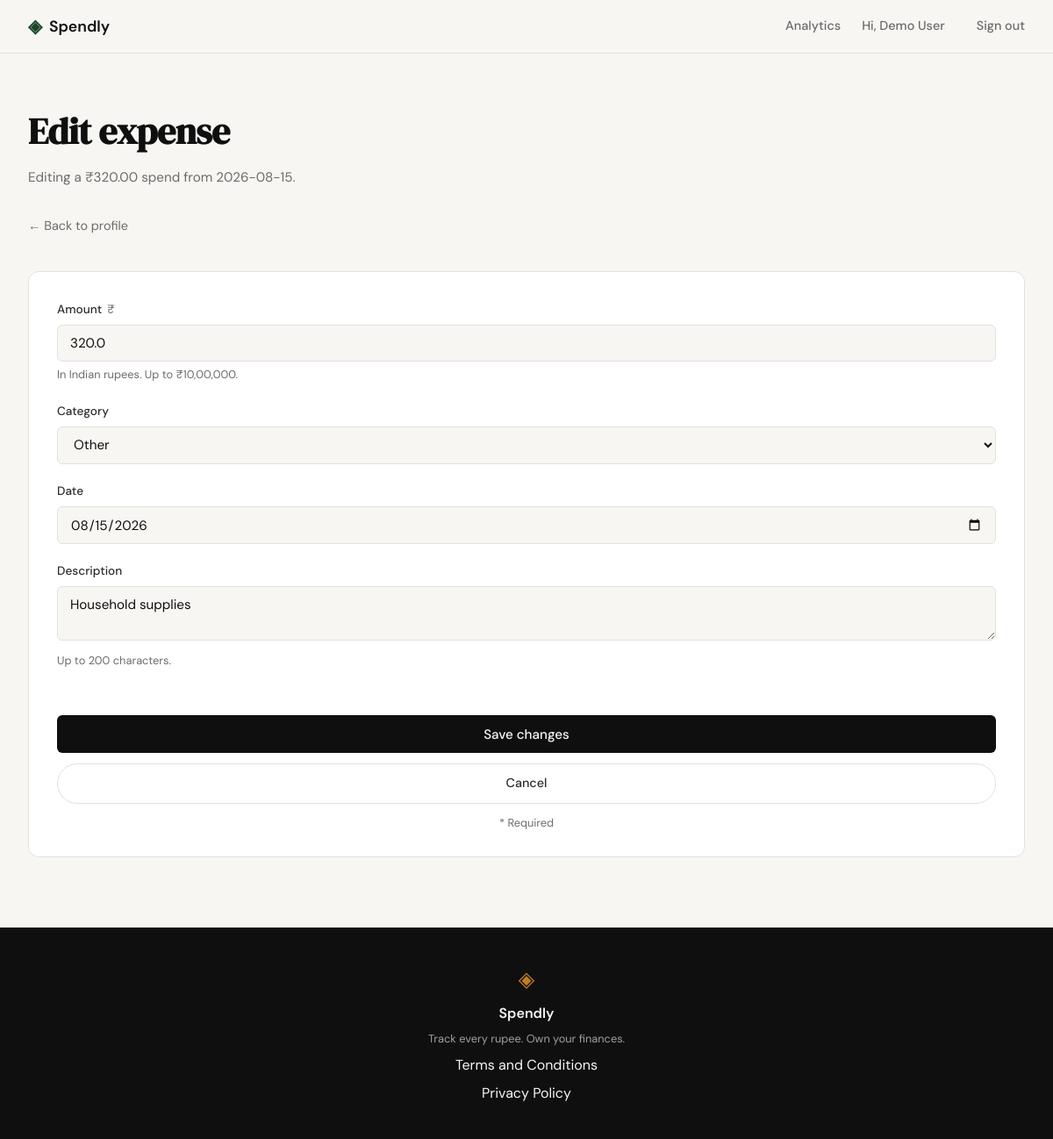
Screenshot of /expenses/7/edit (signed in) with the database file from the repository.
### tables this page shows
CREATE TABLE expenses (
    id INTEGER PRIMARY KEY AUTOINCREMENT,
    user_id INTEGER NOT NULL,
    amount REAL NOT NULL,
    category TEXT NOT NULL,
    date TEXT NOT NULL,
    description TEXT,
    created_at TEXT DEFAULT (datetime('now')),
    FOREIGN KEY (user_id) REFERENCES users(id)
);

### app.py (the view, shortened to what this page needs)
@app.route("/expenses/<int:id>/edit", methods=["GET", "POST"])
def edit_expense(id):
    if not session.get("user_id"):
        return redirect(url_for("login"))
    expense = get_expense_by_id(id, session["user_id"])
    if expense is None:
        abort(404)
    today = _today().isoformat()
    if request.method == "GET":
        return render_template(
            "edit_expense.html",
            expense=expense,
            today=today,
            amount=str(expense["amount"]),
            category=expense["category"],
            date=expense["date"],
            description=expense["description"] or "",
            CATEGORIES=CATEGORIES,
        )

### app.py (called while the page is built)
def _today():
    return date.today()

### database/db.py (called while the page is built)
def get_db():
    conn = sqlite3.connect(DB_PATH)
    conn.row_factory = sqlite3.Row
    conn.execute("PRAGMA foreign_keys = ON")
    return conn

def get_expense_by_id(expense_id, user_id):
    conn = get_db()
    try:
        return conn.execute(
            "SELECT id, user_id, amount, category, date, description "
            "FROM expenses "
            "WHERE id = ? AND user_id = ?",
            (expense_id, user_id),
        ).fetchone()
    finally:
        conn.close()

### templates/edit_expense.html (shortened to what this page needs)
{% extends "base.html" %}
{% block content %}
<section class="profile-section add-expense-page">
    <div class="profile-header">
        <h1 class="profile-title">Edit expense</h1>
        <p class="profile-subtitle">
            {% if error %}
                Editing expense. Correct the issue below and save again.
            {% else %}
                Editing a ₹{{ "%.2f"|format(expense.amount) }} spend from {{ expense.date }}.
            {% endif %}
        </p>
    </div>
    <p class="add-expense-back"><a href="{{ url_for('profile') }}">&#8592; Back to profile</a></p>
    <div class="profile-card add-expense-card">
        <form method="post" action="{{ url_for('edit_expense', id=expense.id) }}" class="add-expense-form" novalidate>
            <div class="form-group">
                <label for="amount" class="form-field-label">Amount <span class="add-expense-prefix">₹</span></label>
                <input
                    type="number"
                    name="amount"
                    id="amount"
                    step="0.01"
                    min="0.01"
                    max="1000000"
                    required
                    value="{{ amount or '' }}"
                    class="form-input form-field-input"
                    placeholder="0.00"
                >
                <p class="add-expense-hint">In Indian rupees. Up to ₹10,00,000.</p>
            </div>
            <div class="form-group">
                <label for="category" class="form-field-label">Category</label>
                <select
                    name="category"
                    id="category"
                    required
                    class="form-input form-field-select"
                >
                    {% for c in CATEGORIES %}
                        <option value="{{ c }}"{% if c == category %} selected{% endif %}>{{ c }}</option>
                    {% endfor %}
                </select>
            </div>
            <div class="form-group">
                <label for="date" class="form-field-label">Date</label>
                <input
                    type="date"
                    name="date"
                    id="date"
                    required
                    value="{{ date or today }}"
                    max="{{ today }}"
                    class="form-input form-field-input"
                >
            </div>
            <div class="form-group">
                <label for="description" class="form-field-label">Description</label>
                <textarea
                    name="description"
                    id="description"
                    maxlength="200"
                    rows="2"
                    placeholder="Optional. e.g. Lunch at office canteen"
                    class="form-input form-field-textarea"
                >{{ description or '' }}</textarea>
                <p class="add-expense-hint">Up to 200 characters.</p>
            </div>
            <div class="add-expense-form-actions">
                <button type="submit" class="btn-submit">Save changes</button>
                <a class="btn-ghost" href="{{ url_for('profile') }}">Cancel</a>
            </div>
            <p class="add-expense-required">* Required</p>
        </form>
    </div>
</section>
{% endblock %}

### static/css/style.css (style rules this page uses)
:root { --ink: #0f0f0f; --ink-soft: #2d2d2d; --ink-muted: #6b6b6b; --ink-faint: #a0a0a0; --paper: #f7f6f3; --paper-warm: #f0ede6; --paper-card: #ffffff; --accent: #1a472a; --accent-light: #e8f0eb; --accent-2: #c17f24; --accent-2-light: #fdf3e3; --danger: #c0392b; --danger-light: #fdecea; --border: #e4e1da; --border-soft: #eeebe4; --font-display: 'DM Serif Display', Georgia, serif; --font-body: 'DM Sans', system-ui, sans-serif; --max-width: 1200px; --auth-width: 440px; --radius-sm: 6px; --radius-md: 12px; --radius-lg: 20px; }
*, *::before, *::after { box-sizing: border-box; margin: 0; padding: 0; }
html { font-size: 16px; scroll-behavior: smooth; }
body { background: var(--paper); color: var(--ink); font-family: var(--font-body); font-size: 1rem; line-height: 1.6; -webkit-font-smoothing: antialiased; }
a { color: inherit; text-decoration: none; }
:root { --teal: #10b981; --teal-dark: #047857; --teal-light: #d1fae5; --orange: #f59e0b; --blue: #3b82f6; --purple: #8b5cf6; --red: #ef4444; }
.btn-ghost { display: inline-block; background: transparent; color: var(--ink-soft); padding: 0.65rem 1.5rem; border-radius: 999px; font-size: 0.9rem; font-weight: 500; border: 1px solid var(--border); transition: all 0.2s; text-decoration: none; }
.form-group { margin-bottom: 1.25rem; }
.form-group label { display: block; font-size: 0.85rem; font-weight: 500; color: var(--ink-soft); margin-bottom: 0.4rem; }
.form-input { width: 100%; padding: 0.6rem 0.875rem; border: 1px solid var(--border); border-radius: var(--radius-sm); font-family: var(--font-body); font-size: 0.95rem; color: var(--ink); background: var(--paper); outline: none; transition: border-color 0.2s; }
.form-input::placeholder { color: var(--ink-faint); }
.btn-submit { width: 100%; padding: 0.7rem; background: var(--ink); color: var(--paper); border: none; border-radius: var(--radius-sm); font-family: var(--font-body); font-size: 0.95rem; font-weight: 500; cursor: pointer; transition: background 0.2s; margin-top: 0.5rem; }
.profile-section { max-width: var(--max-width); margin: 0 auto; padding: 3.5rem 2rem 5rem; display: flex; flex-direction: column; gap: 1.5rem; }
.profile-header { margin-bottom: 0.5rem; }
.profile-title { font-family: var(--font-display); font-size: clamp(2rem, 4vw, 2.6rem); color: var(--ink); letter-spacing: -0.01em; margin-bottom: 0.4rem; }
.profile-subtitle { font-size: 0.95rem; color: var(--ink-muted); }
.profile-card { background: var(--paper-card); border: 1px solid var(--border); border-radius: var(--radius-md); padding: 1.75rem 2rem; }
.add-expense-back { margin-bottom: 1rem; font-size: 0.9rem; color: var(--ink-muted); }
.add-expense-card { padding-top: 2rem; }
.add-expense-form { display: flex; flex-direction: column; }
.add-expense-form .form-field-label { display: block; margin-bottom: 0.4rem; }
.add-expense-prefix { color: var(--ink-muted); font-weight: 400; margin-left: 0.15rem; }
.add-expense-hint { font-size: 0.8rem; color: var(--ink-muted); margin-top: 0.35rem; }
.add-expense-form-actions { display: flex; flex-direction: column; gap: 0.75rem; margin-top: 1.5rem; }
.add-expense-form-actions .btn-ghost { text-align: center; }
.add-expense-required { font-size: 0.8rem; color: var(--ink-muted); margin-top: 0.75rem; text-align: center; }

### rows the page displays
expenses: amount "320.00", date "2026-08-15", category "Other", date "08/15/2026", description "Household supplies"

### other values shown
{{ session.user_name }} "Demo User"
